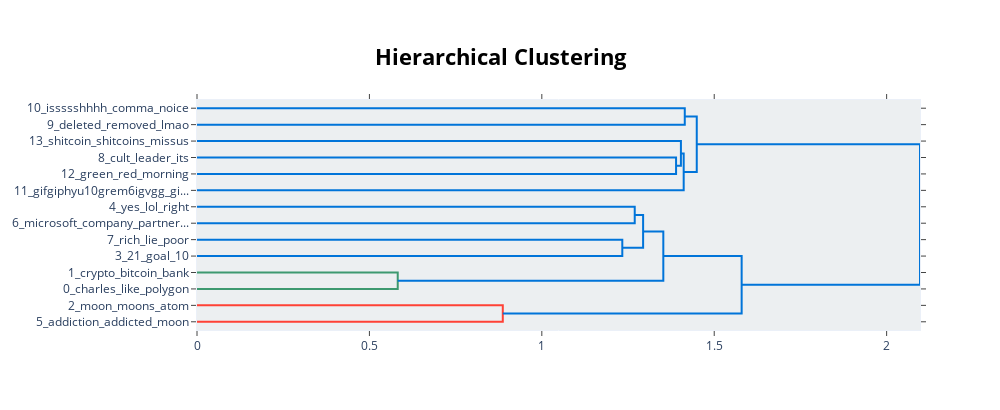

Notebook code cell kept with this figure:
### Code cell
topic_model.visualize_hierarchy(top_n_topics=20)

### Figure 1 — Plotly figure (JSON) as saved in the notebook; plotly's stock layout.template omitted (floating-point values rounded to 4 significant figures)
{"data": [{"hoverinfo": "text", "marker": {"color": "rgb(0,116,217)"}, "mode": "lines", "type": "scatter", "x": [0, 1.415, 1.415, 0], "xaxis": "x", "y": [-5, -5, -15, -15], "yaxis": "y"}, {"hoverinfo": "text", "marker": {"color": "rgb(0,116,217)"}, "mode": "lines", "type": "scatter", "x": [0, 1.389, 1.389, 0], "xaxis": "x", "y": [-35, -35, -45, -45], "yaxis": "y"}, {"hoverinfo": "text", "marker": {"color": "rgb(0,116,217)"}, "mode": "lines", "type": "scatter", "x": [0, 1.403, 1.403, 1.389], "xaxis": "x", "y": [-25, -25, -40, -40], "yaxis": "y"}, {"hoverinfo": "text", "marker": {"color": "rgb(0,116,217)"}, "mode": "lines", "type": "scatter", "x": [1.403, 1.411, 1.411, 0], "xaxis": "x", "y": [-32.5, -32.5, -55, -55], "yaxis": "y"}, {"hoverinfo": "text", "marker": {"color": "rgb(0,116,217)"}, "mode": "lines", "type": "scatter", "x": [1.415, 1.449, 1.449, 1.411], "xaxis": "x", "y": [-10, -10, -43.75, -43.75], "yaxis": "y"}, {"hoverinfo": "text", "marker": {"color": "rgb(0,116,217)"}, "mode": "lines", "type": "scatter", "x": [0, 1.269, 1.269, 0], "xaxis": "x", "y": [-65, -65, -75, -75], "yaxis": "y"}, {"hoverinfo": "text", "marker": {"color": "rgb(0,116,217)"}, "mode": "lines", "type": "scatter", "x": [0, 1.233, 1.233, 0], "xaxis": "x", "y": [-85, -85, -95, -95], "yaxis": "y"}, {"hoverinfo": "text", "marker": {"color": "rgb(0,116,217)"}, "mode": "lines", "type": "scatter", "x": [1.269, 1.294, 1.294, 1.233], "xaxis": "x", "y": [-70, -70, -90, -90], "yaxis": "y"}, {"hoverinfo": "text", "marker": {"color": "rgb(61,153,112)"}, "mode": "lines", "type": "scatter", "x": [0, 0.5821, 0.5821, 0], "xaxis": "x", "y": [-105, -105, -115, -115], "yaxis": "y"}, {"hoverinfo": "text", "marker": {"color": "rgb(0,116,217)"}, "mode": "lines", "type": "scatter", "x": [1.294, 1.352, 1.352, 0.5821], "xaxis": "x", "y": [-80, -80, -110, -110], "yaxis": "y"}, {"hoverinfo": "text", "marker": {"color": "rgb(255,65,54)"}, "mode": "lines", "type": "scatter", "x": [0, 0.8868, 0.8868, 0], "xaxis": "x", "y": [-125, -125, -135, -135], "yaxis": "y"}, {"hoverinfo": "text", "marker": {"color": "rgb(0,116,217)"}, "mode": "lines", "type": "scatter", "x": [1.352, 1.58, 1.58, 0.8868], "xaxis": "x", "y": [-95, -95, -130, -130], "yaxis": "y"}, {"hoverinfo": "text", "marker": {"color": "rgb(0,116,217)"}, "mode": "lines", "type": "scatter", "x": [1.449, 2.097, 2.097, 1.58], "xaxis": "x", "y": [-26.88, -26.88, -112.5, -112.5], "yaxis": "y"}], "layout": {"autosize": false, "height": 410, "hoverlabel": {"bgcolor": "white", "font": {"family": "Rockwell", "size": 16}}, "hovermode": "closest", "plot_bgcolor": "#ECEFF1", "showlegend": false, "title": {"font": {"color": "Black", "size": 22}, "text": "<b>Hierarchical Clustering</b>", "x": 0.5, "xanchor": "center", "yanchor": "top"}, "width": 1000, "xaxis": {"autorange": true, "mirror": "allticks", "range": [0, 2.097], "rangemode": "tozero", "showgrid": false, "showline": true, "showticklabels": true, "ticks": "outside", "type": "linear", "zeroline": false}, "yaxis": {"mirror": "allticks", "range": [-140, 0], "rangemode": "tozero", "showgrid": false, "showline": true, "showticklabels": true, "tickmode": "array", "ticks": "outside", "ticktext": ["10_issssshhhh_comma_noice", "9_deleted_removed_lmao", "13_shitcoin_shitcoins_missus", "8_cult_leader_its", "12_green_red_morning", "11_gifgiphyu10grem6igvgg_gi...", "4_yes_lol_right", "6_microsoft_company_partner...", "7_rich_lie_poor", "3_21_goal_10", "1_crypto_bitcoin_bank", "0_charles_like_polygon", "2_moon_moons_atom", "5_addiction_addicted_moon"], "tickvals": [-5, -15, -25, -35, -45, -55, -65, -75, -85, -95, -105, -115, -125, -135], "type": "linear", "zeroline": false}}}
